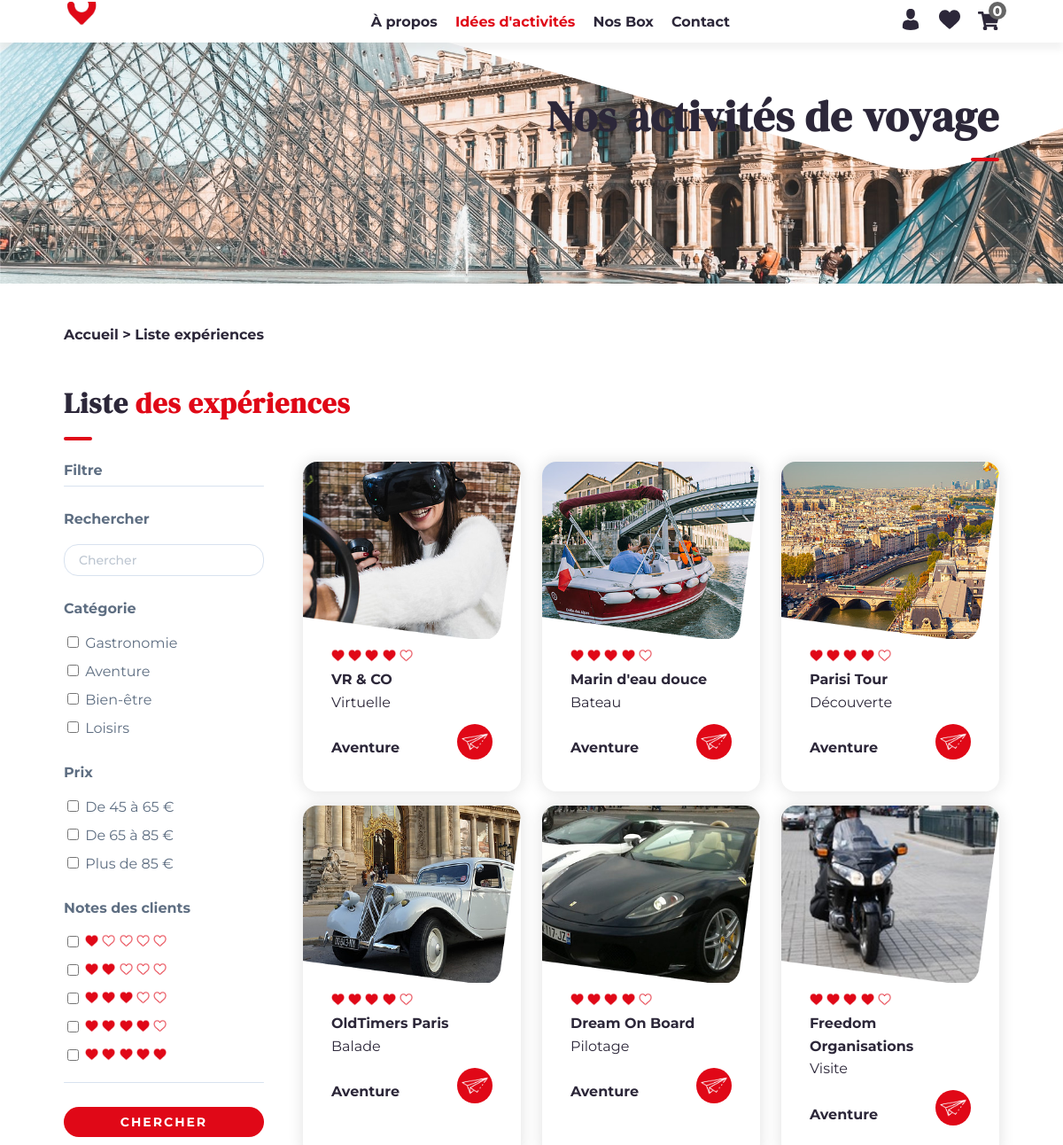
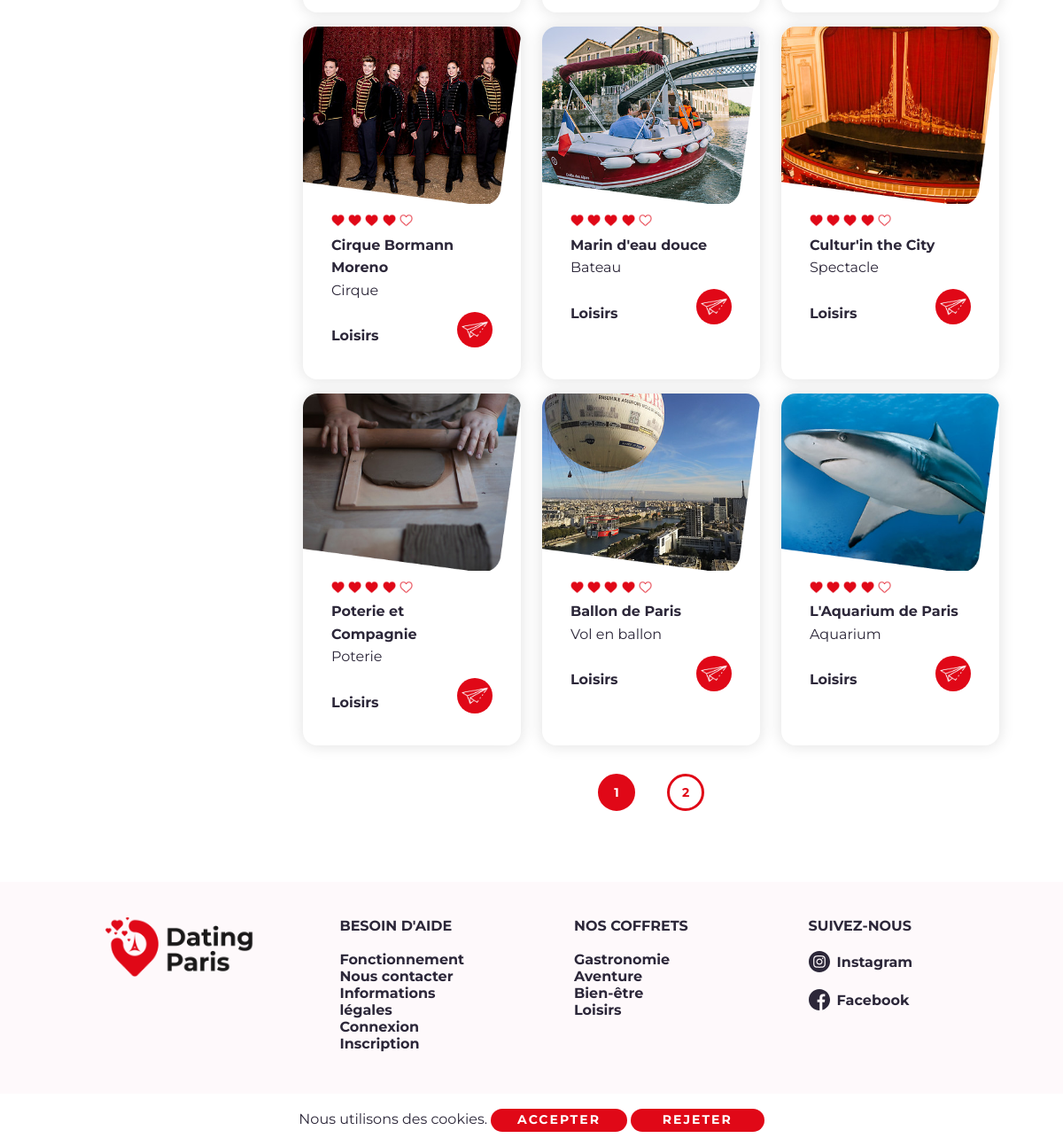
/liste-experiences, run on the app's committed database (2 pictures, top to bottom).
### tables this page shows
CREATE TABLE `article` (
  `id_article` int(11) NOT NULL,
  `titre` varchar(255) NOT NULL,
  `description` text NOT NULL,
  `photo` varchar(255) NOT NULL,
  `titre_info` varchar(255) NOT NULL,
  `description_info` text NOT NULL,
  `categorie` varchar(255) NOT NULL,
  `box` varchar(255) NOT NULL,
  `adresse` varchar(255) NOT NULL,
  `map` text NOT NULL,
  `etat` int(11) NOT NULL,
  `membre_id` int(11) NOT NULL
);

CREATE TABLE `produit` (
  `id_produit` int(11) NOT NULL,
  `titre` varchar(255) NOT NULL,
  `description` text NOT NULL,
  `photo` varchar(255) NOT NULL,
  `prix` float NOT NULL,
  `stock` int(11) NOT NULL
);

### liste-experiences.php (the view, shortened to what the rows shown need)
<?php
require_once("include/init.php");
$element_par_page = 12;
$pdo_statement = $pdo_object->prepare("SELECT * FROM article WHERE etat = :etat");
$pdo_statement->bindValue(':etat', 1, PDO::PARAM_INT);
$pdo_statement->execute();
$nb_total_elements = $pdo_statement->rowCount();
$nb_pages = ceil($nb_total_elements / $element_par_page);
if (isset($_GET['page'])) {
    $page_actuelle = $_GET['page'];
    if ($page_actuelle > $nb_pages) {
        $page_actuelle = $nb_pages;
    }
}
else {
    $page_actuelle = 1;
}
$premiere_element = ($page_actuelle - 1) * $element_par_page;
$query_elements = "SELECT * FROM article WHERE etat = 1 ORDER BY id_article DESC LIMIT " . $premiere_element . ", " . $element_par_page;
$pdo_statement = $pdo_object->prepare($query_elements);
$pdo_statement->execute();
$pdo_statement_2 = $pdo_object->prepare("SELECT * FROM article WHERE etat = :etat");
$pdo_statement_2->bindValue(':etat', 1, PDO::PARAM_INT);
$pdo_statement_2->execute();
require_once("include/header.php");
?>
        <div id="content_davy">
            <link rel="stylesheet" href="<?= URL ?>/include/css/style_intro_2.css">
            <link rel="stylesheet" href="<?= URL ?>/include/css/style_cadre.css">
            <link rel="stylesheet" href="<?= URL ?>/include/css/style_accordion.css">
            <div class="block_anime_scroll_relative_content_1_davy">
                <div class="anime_scroll_relative_content_1_1_davy anime_scroll_relative_content_1_davy container">
                    <h1>Nos activités de voyage</h1>
                </div>
            </div>
            <div class="container mt-5 mb-3">
                <h2 class="h2_moyen_davy">Liste <span class="color_red_davy serif_davy">des expériences</span></h2>
            </div>
            <div class="container">
                <div class="row">
                    <div class="col-lg-9 col-md-8 mb-3">
                        <div id="content_experience_davy" class="row">
                        <?php if (isset($_POST['chercher'])) : ?>
                            <?php while ($article_chercher_array = $pdo_statement_2->fetch(PDO::FETCH_ASSOC)) : ?>
                            <?php if ((!empty($_POST['gastronomie']) && ((find_davy($article_chercher_array["box"], $_POST['gastronomie']) == 1))) || (!empty($_POST['aventure']) && ((find_davy($article_chercher_array["box"], $_POST['aventure']) == 1))) || (!empty($_POST['bien_etre']) && ((find_davy($article_chercher_array["box"], $_POST['bien_etre']) == 1))) || (!empty($_POST['loisirs']) && ((find_davy($article_chercher_array["box"], $_POST['loisirs']) == 1))) || (!empty($_POST['mot_chercher']) && ((find_davy($article_chercher_array["titre"], $_POST['mot_chercher']) == 1) || (find_davy($article_chercher_array["description"], $_POST['mot_chercher']) == 1) || (find_davy($article_chercher_array["categorie"], $_POST['mot_chercher']) == 1) || (find_davy($article_chercher_array["box"], $_POST['mot_chercher']) == 1)))) : ?>
                            <div class="col-lg-4 col-md-6 mb-3">
                                <div class="cadre_davy">
                                    <div class="image_cadre_davy">
                                        <img src="<?= URL ?>/images/<?= $article_chercher_array['photo'] ?>" class="image_cadre_2_davy" alt="<?= $article_chercher_array['photo'] ?>">
                                        <img src="<?= URL ?>/images/cadre-2-min.png" class="image_cadre_1_davy" alt="Cadre">
                                    </div>
                                    <p class="texte_cadre_davy">
                                        <?php
                                        if (isset($_SESSION['membre'])) {
                                            $note = 0;
                                            $pdo_statement_note = $pdo_object->prepare("SELECT * FROM commentaire WHERE produit_id = :produit_id AND membre_id = :membre_id");
                                            $pdo_statement_note->bindValue(':produit_id', $article_chercher_array['id_article'], PDO::PARAM_INT);
                                            $pdo_statement_note->bindValue(':membre_id', $_SESSION['membre']['id_membre'], PDO::PARAM_INT);
                                            $pdo_statement_note->execute();
                                            if ($pdo_statement_note->rowCount() > 0) {
                                                while ($note_array = $pdo_statement_note->fetch(PDO::FETCH_ASSOC)) {
                                                    $note = $note + $note_array['note'];
                                                }
                                                $note = round($note / $pdo_statement_note->rowCount());
                                            }
                                            else {
                                                $note = 4;
                                            }
                                        }
                                        else {
                                            $note = 4;
                                        }
                                        ?>
                                        <?php for ($i = 0; $i < $note; $i++) : ?>
                                        <img src="<?= URL ?>/images/icon-coeur-min.png" class="image_cadre_note_davy" alt="Icon coeur">
                                        <?php endfor; ?>
                                        <?php for ($i = 0; $i < (5 - $note); $i++) : ?>
                                        <img src="<?= URL ?>/images/icon-coeur-vide-min.png" class="image_cadre_note_davy" alt="Icon coeur">
                                        <?php endfor; ?>
                                        <br>
                                        <strong><?= $article_chercher_array['titre'] ?></strong><br>
                                        <?= $article_chercher_array['categorie'] ?><br><br>
                                        <strong><?= $article_chercher_array['box'] ?></strong>
                                        <a href="<?= URL ?>/experience=<?= $article_chercher_array['id_article'] ?>" title="<?= URL ?>/experience=<?= $article_chercher_array['id_article'] ?>"><i class="icon_cadre_davy"><img src="<?= URL ?>/images/icon-voir-min.png" class="image_cadre_icon_davy" alt="Icon voir"></i></a>
                                    </p>
                                </div>
                            </div>
                            <?php endif; ?>
                            <?php endwhile; ?>
                        <?php else : ?>
                            <?php if ($pdo_statement->rowCount() > 0) : ?>
                            <?php while ($article_array = $pdo_statement->fetch(PDO::FETCH_ASSOC)) : ?>
                            <div class="col-lg-4 col-md-6 mb-3">
                                <div class="cadre_davy">
                                    <div class="image_cadre_davy">
                                        <img src="<?= URL ?>/images/cadre-2-min.png" class="image_cadre_1_davy" alt="Cadre">
                                    </div>
                                    <p class="texte_cadre_davy">
                                        <?php
                                        if (isset($_SESSION['membre'])) {
                                            $note = 0;
                                            $pdo_statement_note = $pdo_object->prepare("SELECT * FROM commentaire WHERE produit_id = :produit_id AND membre_id = :membre_id");
                                            $pdo_statement_note->bindValue(':produit_id', $article_array['id_article'], PDO::PARAM_INT);
                                            $pdo_statement_note->bindValue(':membre_id', $_SESSION['membre']['id_membre'], PDO::PARAM_INT);
                                            $pdo_statement_note->execute();
                                            if ($pdo_statement_note->rowCount() > 0) {
                                                while ($note_array = $pdo_statement_note->fetch(PDO::FETCH_ASSOC)) {
                                                    $note = $note + $note_array['note'];
                                                }
                                                $note = round($note / $pdo_statement_note->rowCount());
                                            }
                                            else {
                                                $note = 4;
                                            }
                                        }
                                        else {
                                            $note = 4;
                                        }
                                        ?>
                                        <?php for ($i = 0; $i < $note; $i++) : ?>
                                        <img src="<?= URL ?>/images/icon-coeur-min.png" class="image_cadre_note_davy" alt="Icon coeur">
                                        <?php endfor; ?>
                                        <?php for ($i = 0; $i < (5 - $note); $i++) : ?>
                                        <img src="<?= URL ?>/images/icon-coeur-vide-min.png" class="image_cadre_note_davy" alt="Icon coeur">
                                        <?php endfor; ?>
                                        <br>
                                        <strong><?= $article_array['titre'] ?></strong><br>
                                        <?= $article_array['categorie'] ?><br><br>
                                        <strong><?= $article_array['box'] ?></strong>
                                        <a href="<?= URL ?>/experience=<?= $article_array['id_article'] ?>" title="<?= URL ?>/experience=<?= $article_array['id_article'] ?>"><i class="icon_cadre_davy"><img src="<?= URL ?>/images/icon-voir-min.png" class="image_cadre_icon_davy" alt="Icon voir"></i></a>
                                    </p>
                                </div>
                            </div>
                            <?php endwhile; ?>
                            <?php else : ?>
                            <p>Aucun article</p>
                            <?php endif; ?>
                        <?php endif; ?>
                        </div>
                    </div>
                </div>
            </div>
        </div>
<?php
require_once("include/footer.php");
?>

### include/footer.php (shortened to what the rows shown need)
<?php
require_once("include/init.php");
$pdo_statement = $pdo_object->prepare("SELECT * FROM produit");
$pdo_statement->execute();
?>
        <footer>
            <div class="container-fluid background_beige_davy">
                <div class="container pt-4">
                    <div class="row">
                        <div class="col-lg-3 col-md-4 px-5 py-3">
                            <strong>NOS COFFRETS</strong><br><br>
                            <?php if ($pdo_statement->rowCount() > 0) : ?>
                            <?php while ($produit_array = $pdo_statement->fetch(PDO::FETCH_ASSOC)) : ?>
                            <a href="<?= URL ?>/box=<?= $produit_array['id_produit'] ?>" title="<?= URL ?>/box=<?= $produit_array['id_produit'] ?>"><?= $produit_array['titre'] ?></a><br>
                            <?php endwhile; ?>
                            <?php else : ?>
                            Aucun produit
                            <?php endif; ?>
                        </div>
                    </div>
                </div>
            </div>
        </footer>
    </body>
</html>

### data on the page
article: titre "VR & CO", categorie "Virtuelle", box "Aventure"
article: titre "Marin d'eau douce", categorie "Bateau", box "Aventure"
article: titre "Parisi Tour", categorie "Découverte", box "Aventure"
article: titre "OldTimers Paris", categorie "Balade", box "Aventure"
article: titre "Dream On Board", categorie "Pilotage", box "Aventure"
article: titre "Freedom Organisations", categorie "Visite", box "Aventure"
article: titre "Cirque Bormann Moreno", categorie "Cirque", box "Loisirs"
article: titre "Marin d'eau douce", categorie "Bateau", box "Loisirs"
article: titre "Cultur'in the City", categorie "Spectacle", box "Loisirs"
article: titre "Poterie et Compagnie", categorie "Poterie", box "Loisirs"
article: titre "Ballon de Paris", categorie "Vol en ballon", box "Loisirs"
article: titre "L'Aquarium de Paris", categorie "Aquarium", box "Loisirs"
produit: titre "Gastronomie"
produit: titre "Aventure"
produit: titre "Bien-être"
produit: titre "Loisirs"
